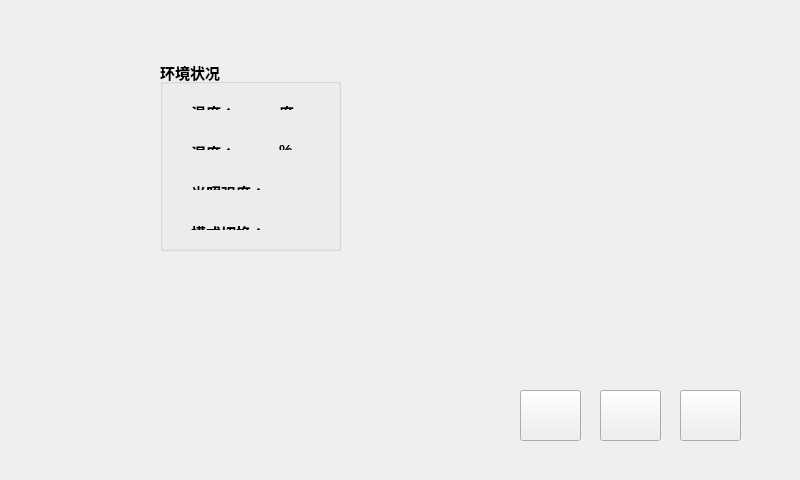
<?xml version="1.0" encoding="UTF-8"?>
<ui version="4.0">
 <class>Widget</class>
 <widget class="QWidget" name="Widget">
  <property name="geometry">
   <rect>
    <x>0</x>
    <y>0</y>
    <width>800</width>
    <height>480</height>
   </rect>
  </property>
  <property name="maximumSize">
   <size>
    <width>800</width>
    <height>480</height>
   </size>
  </property>
  <property name="windowTitle">
   <string>Widget</string>
  </property>
  <widget class="QGroupBox" name="groupBox">
   <property name="geometry">
    <rect>
     <x>160</x>
     <y>60</y>
     <width>181</width>
     <height>191</height>
    </rect>
   </property>
   <property name="font">
    <font>
     <pointsize>11</pointsize>
     <weight>75</weight>
     <bold>true</bold>
    </font>
   </property>
   <property name="title">
    <string>环境状况</string>
   </property>
   <widget class="QWidget" name="layoutWidget">
    <property name="geometry">
     <rect>
      <x>20</x>
      <y>30</y>
      <width>141</width>
      <height>31</height>
     </rect>
    </property>
    <layout class="QHBoxLayout" name="horizontalLayout">
     <item>
      <widget class="QLabel" name="label">
       <property name="text">
        <string>&lt;!DOCTYPE HTML PUBLIC &quot;-//W3C//DTD HTML 4.0//EN&quot; &quot;http://www.w3.org/TR/REC-html40/strict.dtd&quot;&gt;
&lt;html&gt;&lt;head&gt;&lt;meta name=&quot;qrichtext&quot; content=&quot;1&quot; /&gt;&lt;style type=&quot;text/css&quot;&gt;
p, li { white-space: pre-wrap; }
&lt;/style&gt;&lt;/head&gt;&lt;body style=&quot; font-family:'SimSun'; font-size:9pt; font-weight:400; font-style:normal;&quot;&gt;
&lt;p style=&quot; margin-top:0px; margin-bottom:0px; margin-left:0px; margin-right:0px; -qt-block-indent:0; text-indent:0px;&quot;&gt;&lt;span style=&quot; font-family:'宋体'; font-size:11pt; font-weight:600;&quot;&gt;温度：&lt;/span&gt;&lt;/p&gt;&lt;/body&gt;&lt;/html&gt;</string>
       </property>
      </widget>
     </item>
     <item>
      <widget class="QLabel" name="tempLabel">
       <property name="text">
        <string>&lt;!DOCTYPE HTML PUBLIC &quot;-//W3C//DTD HTML 4.0//EN&quot; &quot;http://www.w3.org/TR/REC-html40/strict.dtd&quot;&gt;
&lt;html&gt;&lt;head&gt;&lt;meta name=&quot;qrichtext&quot; content=&quot;1&quot; /&gt;&lt;style type=&quot;text/css&quot;&gt;
p, li { white-space: pre-wrap; }
&lt;/style&gt;&lt;/head&gt;&lt;body style=&quot; font-family:'SimSun'; font-size:9pt; font-weight:400; font-style:normal;&quot;&gt;
&lt;p style=&quot;-qt-paragraph-type:empty; margin-top:0px; margin-bottom:0px; margin-left:0px; margin-right:0px; -qt-block-indent:0; text-indent:0px; font-family:'宋体';&quot;&gt;&lt;/p&gt;&lt;/body&gt;&lt;/html&gt;</string>
       </property>
      </widget>
     </item>
     <item>
      <widget class="QLabel" name="label_3">
       <property name="text">
        <string>&lt;!DOCTYPE HTML PUBLIC &quot;-//W3C//DTD HTML 4.0//EN&quot; &quot;http://www.w3.org/TR/REC-html40/strict.dtd&quot;&gt;
&lt;html&gt;&lt;head&gt;&lt;meta name=&quot;qrichtext&quot; content=&quot;1&quot; /&gt;&lt;style type=&quot;text/css&quot;&gt;
p, li { white-space: pre-wrap; }
&lt;/style&gt;&lt;/head&gt;&lt;body style=&quot; font-family:'SimSun'; font-size:9pt; font-weight:400; font-style:normal;&quot;&gt;
&lt;p style=&quot; margin-top:0px; margin-bottom:0px; margin-left:0px; margin-right:0px; -qt-block-indent:0; text-indent:0px;&quot;&gt;&lt;span style=&quot; font-family:'宋体'; font-size:11pt; font-weight:600;&quot;&gt;度&lt;/span&gt;&lt;/p&gt;&lt;/body&gt;&lt;/html&gt;</string>
       </property>
      </widget>
     </item>
    </layout>
   </widget>
   <widget class="QWidget" name="layoutWidget_2">
    <property name="geometry">
     <rect>
      <x>20</x>
      <y>110</y>
      <width>141</width>
      <height>31</height>
     </rect>
    </property>
    <layout class="QHBoxLayout" name="horizontalLayout_3">
     <item>
      <widget class="QLabel" name="label_6">
       <property name="text">
        <string>&lt;!DOCTYPE HTML PUBLIC &quot;-//W3C//DTD HTML 4.0//EN&quot; &quot;http://www.w3.org/TR/REC-html40/strict.dtd&quot;&gt;
&lt;html&gt;&lt;head&gt;&lt;meta name=&quot;qrichtext&quot; content=&quot;1&quot; /&gt;&lt;style type=&quot;text/css&quot;&gt;
p, li { white-space: pre-wrap; }
&lt;/style&gt;&lt;/head&gt;&lt;body style=&quot; font-family:'SimSun'; font-size:9pt; font-weight:400; font-style:normal;&quot;&gt;
&lt;p style=&quot; margin-top:0px; margin-bottom:0px; margin-left:0px; margin-right:0px; -qt-block-indent:0; text-indent:0px;&quot;&gt;&lt;span style=&quot; font-family:'宋体'; font-size:11pt; font-weight:600;&quot;&gt;光照强度：&lt;/span&gt;&lt;/p&gt;&lt;/body&gt;&lt;/html&gt;</string>
       </property>
      </widget>
     </item>
     <item>
      <widget class="QLabel" name="lightLabel">
       <property name="text">
        <string>&lt;!DOCTYPE HTML PUBLIC &quot;-//W3C//DTD HTML 4.0//EN&quot; &quot;http://www.w3.org/TR/REC-html40/strict.dtd&quot;&gt;
&lt;html&gt;&lt;head&gt;&lt;meta name=&quot;qrichtext&quot; content=&quot;1&quot; /&gt;&lt;style type=&quot;text/css&quot;&gt;
p, li { white-space: pre-wrap; }
&lt;/style&gt;&lt;/head&gt;&lt;body style=&quot; font-family:'SimSun'; font-size:9pt; font-weight:400; font-style:normal;&quot;&gt;
&lt;p style=&quot;-qt-paragraph-type:empty; margin-top:0px; margin-bottom:0px; margin-left:0px; margin-right:0px; -qt-block-indent:0; text-indent:0px; font-family:'宋体';&quot;&gt;&lt;/p&gt;&lt;/body&gt;&lt;/html&gt;</string>
       </property>
      </widget>
     </item>
    </layout>
   </widget>
   <widget class="QWidget" name="layoutWidget_3">
    <property name="geometry">
     <rect>
      <x>20</x>
      <y>150</y>
      <width>131</width>
      <height>31</height>
     </rect>
    </property>
    <layout class="QHBoxLayout" name="horizontalLayout_4">
     <item>
      <widget class="QLabel" name="label_8">
       <property name="text">
        <string>&lt;!DOCTYPE HTML PUBLIC &quot;-//W3C//DTD HTML 4.0//EN&quot; &quot;http://www.w3.org/TR/REC-html40/strict.dtd&quot;&gt;
&lt;html&gt;&lt;head&gt;&lt;meta name=&quot;qrichtext&quot; content=&quot;1&quot; /&gt;&lt;style type=&quot;text/css&quot;&gt;
p, li { white-space: pre-wrap; }
&lt;/style&gt;&lt;/head&gt;&lt;body style=&quot; font-family:'SimSun'; font-size:9pt; font-weight:400; font-style:normal;&quot;&gt;
&lt;p style=&quot; margin-top:0px; margin-bottom:0px; margin-left:0px; margin-right:0px; -qt-block-indent:0; text-indent:0px;&quot;&gt;&lt;span style=&quot; font-family:'宋体'; font-size:11pt; font-weight:600;&quot;&gt;模式切换：&lt;/span&gt;&lt;/p&gt;&lt;/body&gt;&lt;/html&gt;</string>
       </property>
      </widget>
     </item>
    </layout>
   </widget>
   <widget class="QWidget" name="layoutWidget_4">
    <property name="geometry">
     <rect>
      <x>20</x>
      <y>70</y>
      <width>141</width>
      <height>31</height>
     </rect>
    </property>
    <layout class="QHBoxLayout" name="horizontalLayout_2">
     <item>
      <widget class="QLabel" name="label_4">
       <property name="text">
        <string>&lt;!DOCTYPE HTML PUBLIC &quot;-//W3C//DTD HTML 4.0//EN&quot; &quot;http://www.w3.org/TR/REC-html40/strict.dtd&quot;&gt;
&lt;html&gt;&lt;head&gt;&lt;meta name=&quot;qrichtext&quot; content=&quot;1&quot; /&gt;&lt;style type=&quot;text/css&quot;&gt;
p, li { white-space: pre-wrap; }
&lt;/style&gt;&lt;/head&gt;&lt;body style=&quot; font-family:'SimSun'; font-size:9pt; font-weight:400; font-style:normal;&quot;&gt;
&lt;p style=&quot; margin-top:0px; margin-bottom:0px; margin-left:0px; margin-right:0px; -qt-block-indent:0; text-indent:0px;&quot;&gt;&lt;span style=&quot; font-family:'宋体'; font-size:11pt; font-weight:600;&quot;&gt;湿度：&lt;/span&gt;&lt;/p&gt;&lt;/body&gt;&lt;/html&gt;</string>
       </property>
      </widget>
     </item>
     <item>
      <widget class="QLabel" name="humLabel">
       <property name="text">
        <string>&lt;!DOCTYPE HTML PUBLIC &quot;-//W3C//DTD HTML 4.0//EN&quot; &quot;http://www.w3.org/TR/REC-html40/strict.dtd&quot;&gt;
&lt;html&gt;&lt;head&gt;&lt;meta name=&quot;qrichtext&quot; content=&quot;1&quot; /&gt;&lt;style type=&quot;text/css&quot;&gt;
p, li { white-space: pre-wrap; }
&lt;/style&gt;&lt;/head&gt;&lt;body style=&quot; font-family:'SimSun'; font-size:9pt; font-weight:400; font-style:normal;&quot;&gt;
&lt;p style=&quot;-qt-paragraph-type:empty; margin-top:0px; margin-bottom:0px; margin-left:0px; margin-right:0px; -qt-block-indent:0; text-indent:0px; font-family:'宋体';&quot;&gt;&lt;/p&gt;&lt;/body&gt;&lt;/html&gt;</string>
       </property>
      </widget>
     </item>
     <item>
      <widget class="QLabel" name="label_2">
       <property name="text">
        <string>&lt;!DOCTYPE HTML PUBLIC &quot;-//W3C//DTD HTML 4.0//EN&quot; &quot;http://www.w3.org/TR/REC-html40/strict.dtd&quot;&gt;
&lt;html&gt;&lt;head&gt;&lt;meta name=&quot;qrichtext&quot; content=&quot;1&quot; /&gt;&lt;style type=&quot;text/css&quot;&gt;
p, li { white-space: pre-wrap; }
&lt;/style&gt;&lt;/head&gt;&lt;body style=&quot; font-family:'SimSun'; font-size:9pt; font-weight:400; font-style:normal;&quot;&gt;
&lt;p style=&quot; margin-top:0px; margin-bottom:0px; margin-left:0px; margin-right:0px; -qt-block-indent:0; text-indent:0px;&quot;&gt;&lt;span style=&quot; font-family:'宋体'; font-size:11pt; font-weight:600;&quot;&gt;%&lt;/span&gt;&lt;/p&gt;&lt;/body&gt;&lt;/html&gt;</string>
       </property>
      </widget>
     </item>
    </layout>
   </widget>
  </widget>
  <widget class="QPushButton" name="navButton">
   <property name="geometry">
    <rect>
     <x>600</x>
     <y>390</y>
     <width>61</width>
     <height>51</height>
    </rect>
   </property>
   <property name="text">
    <string/>
   </property>
  </widget>
  <widget class="QPushButton" name="startButton">
   <property name="geometry">
    <rect>
     <x>680</x>
     <y>390</y>
     <width>61</width>
     <height>51</height>
    </rect>
   </property>
   <property name="text">
    <string/>
   </property>
  </widget>
  <widget class="QPushButton" name="setButton">
   <property name="geometry">
    <rect>
     <x>520</x>
     <y>390</y>
     <width>61</width>
     <height>51</height>
    </rect>
   </property>
   <property name="text">
    <string/>
   </property>
  </widget>
 </widget>
 <layoutdefault spacing="6" margin="11"/>
 <resources/>
 <connections/>
</ui>
